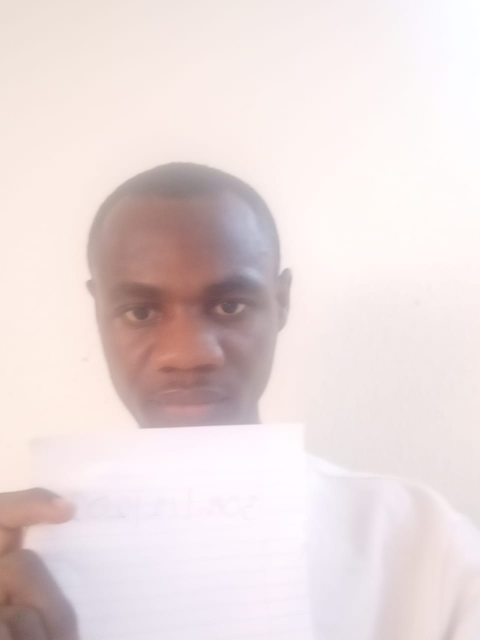
#> input picture myimg.jpeg, 960 x 1280 px (shown at 1/2 size)
$ jupyter execute --allow-errors 'numpy and Yfinance for analysis.ipynb'
#> lines starting #> are read from the running program, lines starting #| are printed output that depends on the picture
[cell 1]
import numpy as np

[cell 2]
import numpy as np
arr = np.array([1, 2, 3, 4])
print(arr)

[cell 3]
arr1 = np.array([1, 2, 3])
arr2 = np.array([4, 5, 6])
result = arr1 + arr2
print(result)

[cell 4]
matrix = np.array([[1, 2], [3, 4], [5, 6]])
print(matrix)

[cell 5]
import numpy as np

# Create a dataset
data = np.random.rand(1000, 3)

# Compute column-wise mean
column_means = data.mean(axis=0)
print("Column means:", column_means)

[cell 6]
from skimage import io
import numpy as np

# Load an image as a NumPy array
image = io.imread('myimg.jpeg')
#> image is the input picture: shape (1280, 960, 3); mean R, G, B 233.6, 220.1, 219.7

# Convert to grayscale
gray_image = np.mean(image, axis=2)
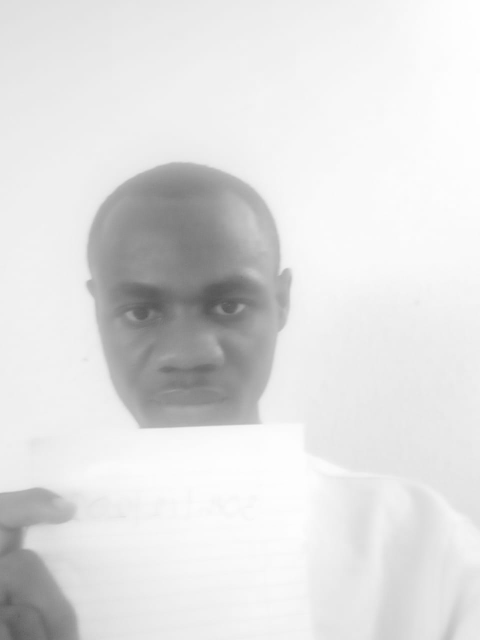
#> gray_image: shape (1280, 960) float64 (shown at 1/2 size); min 82.67, max 254.7, mean 224.5

# Display shape
print("Image shape:", gray_image.shape)
#| Image shape: (1280, 960)

[cell 7]
# Solve a system of linear equations
A = np.array([[3, 1], [1, 2]])
b = np.array([9, 8])
x = np.linalg.solve(A, b)
print("Solution:", x)

[cell 8]
from numpy.fft import fft

# Generate a signal
t = np.linspace(0, 1, 500)
signal = np.sin(2 * np.pi * 50 * t) + np.sin(2 * np.pi * 120 * t)

# Compute the Fourier Transform
freq_domain = fft(signal)
print("Frequency domain signal:", freq_domain[:10])

[cell 9]
# Monte Carlo simulation for estimating pi
num_samples = 1000000
x = np.random.rand(num_samples)
y = np.random.rand(num_samples)

# Count points inside the unit circle
inside_circle = (x**2 + y**2) <= 1
pi_estimate = (inside_circle.sum() / num_samples) * 4
print("Estimated value of pi:", pi_estimate)

[cell 10]
# Calculate daily returns
prices = np.array([100, 101, 103, 102, 104])
returns = (prices[1:] - prices[:-1]) / prices[:-1]
print("Daily returns:", returns)

[cell 11]
# Implement gradient descent
def gradient_descent(x, grad, lr=0.1, iterations=100):
#> called with x = array of shape (1,), lr = 0.1, iterations = 100
    for _ in range(iterations):
        x -= lr * grad(x)
    return x

# Gradient of x^2
grad = lambda x: 2 * x
result = gradient_descent(np.array([10.0]), grad)
print("Minimized value:", result)

[cell 12]
import numpy as np
import pandas as pd

# Create a DataFrame from a NumPy array
data = np.random.rand(100, 3)  # 100 rows, 3 columns
columns = ['Feature1', 'Feature2', 'Feature3']
df = pd.DataFrame(data, columns=columns)

# Add a new column using NumPy operations
df['Sum'] = np.sum(df, axis=1)
print(df.head())

[cell 13]
import matplotlib.pyplot as plt

# Generate data
x = np.linspace(0, 10, 100)
y = np.sin(x)

# Plot
plt.plot(x, y, label='Sine Wave')
plt.title('Sine Wave')
plt.xlabel('X')
plt.ylabel('sin(X)')
plt.legend()
plt.show()
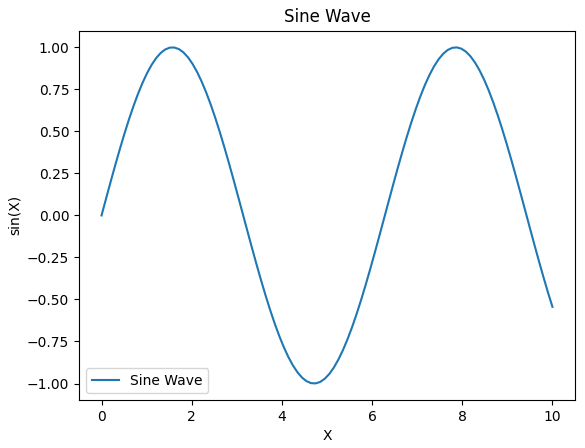
#> figure drawn by matplotlib, 1 panel; curve peaks at x = 7.88, y = 1

[cell 14]
# Aggregate data for visualization
mean_values = df.mean()

# Plot
mean_values.plot(kind='bar', color=['red', 'green', 'blue', 'orange'])
plt.title('Mean of Each Column')
plt.ylabel('Mean Value')
plt.show()
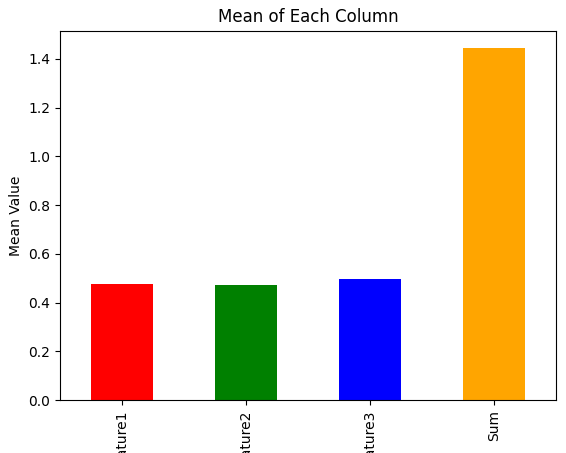
#> figure drawn by matplotlib, 1 panel; tallest bar 1.44 high, from x = 2.75 to 3.25

[cell 15]
# Generate synthetic time series data
dates = pd.date_range(start='2023-01-01', periods=100)
prices = np.cumsum(np.random.randn(100))
df = pd.DataFrame({'Date': dates, 'Price': prices})

# Plot the time series
plt.figure(figsize=(10, 5))
plt.plot(df['Date'], df['Price'], label='Stock Price', color='blue')
plt.title('Stock Price Trend')
plt.xlabel('Date')
plt.ylabel('Price')
plt.legend()
plt.grid(True)
plt.show()
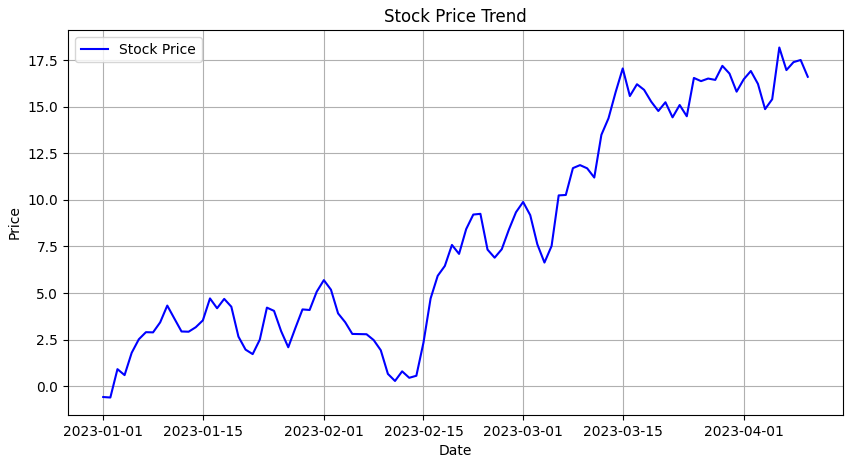
#> figure drawn by matplotlib, 1 panel; curve peaks at x = 1.68e+18, y = 18.18

[cell 16]
import seaborn as sns

# Correlation matrix
corr_matrix = df.corr()

# Heatmap
sns.heatmap(corr_matrix, annot=True, cmap='coolwarm')
plt.title('Correlation Heatmap')
plt.show()
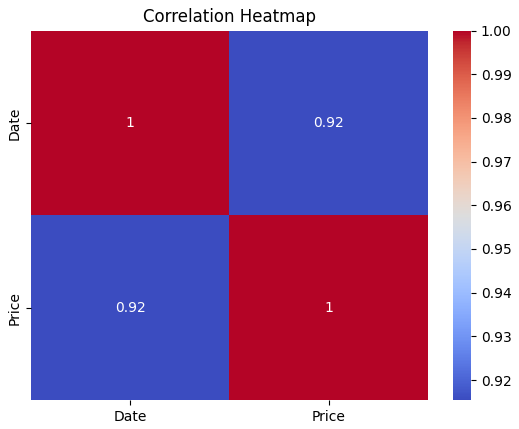
#> figure drawn by matplotlib, 2 panels

$ run again, with attrition_bar_chart.png saved as myimg.jpeg
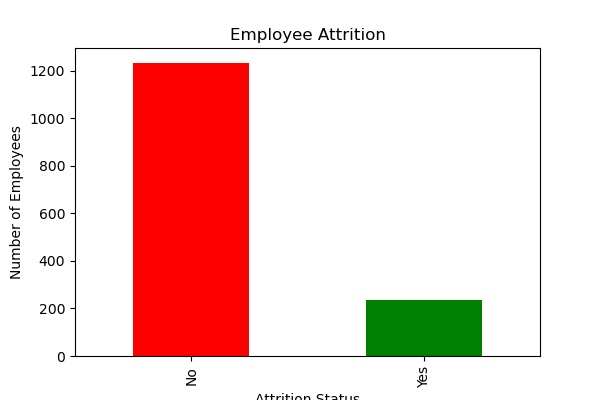
#> input picture attrition_bar_chart.png, 600 x 400 px
#> image is the input picture: shape (400, 600, 3); mean R, G, B 243.8, 211.6, 208.1
#> `gray_image = np.mean(image, axis=2)`:
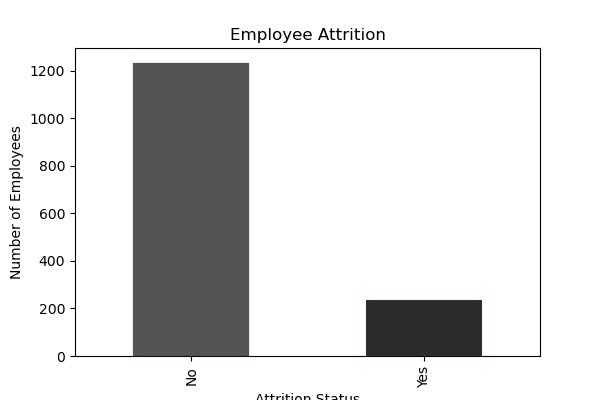
#> gray_image: shape (400, 600) float64; min 0, max 255, mean 221.2
#| Image shape: (400, 600)

$ run again, with flow_depth_vs_response_body_len.png saved as myimg.jpeg
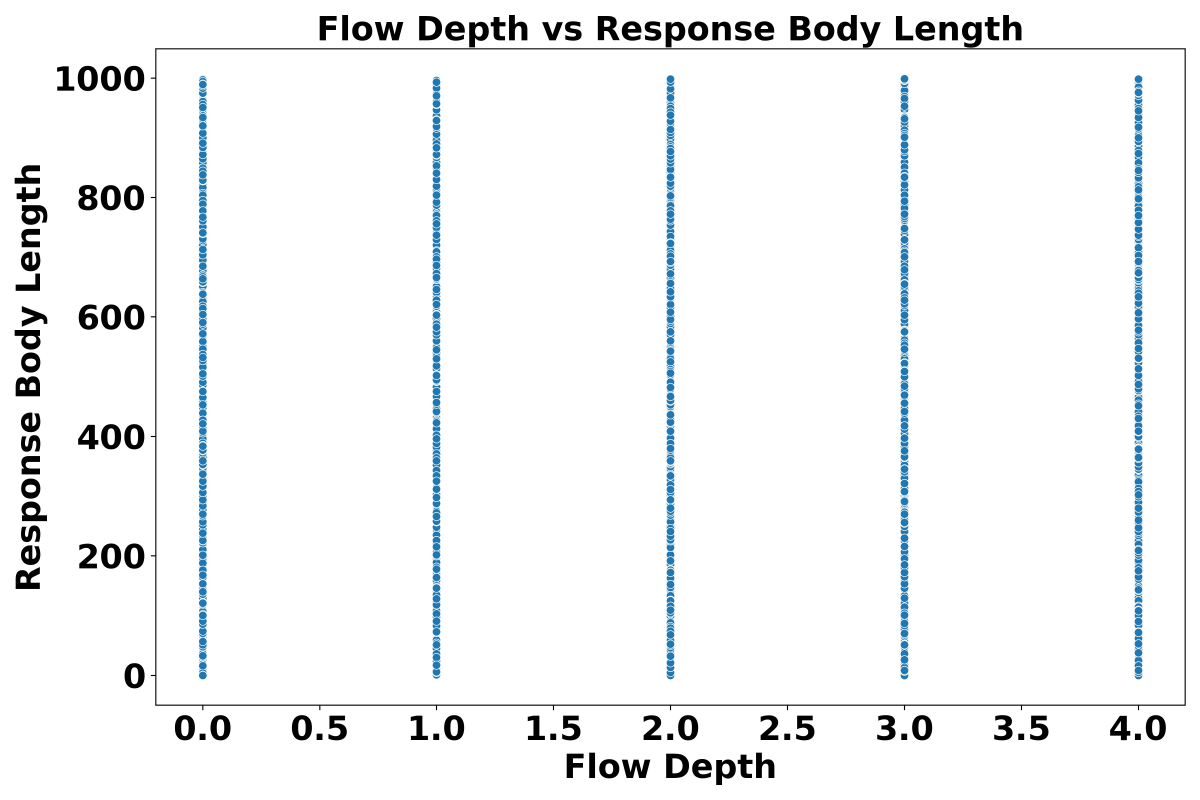
#> input picture flow_depth_vs_response_body_len.png, 3600 x 2400 px (shown at 1/3 size)
#> image is the input picture: shape (2400, 3600, 3); mean R, G, B 243.3, 244.9, 245.9
#> `gray_image = np.mean(image, axis=2)`:
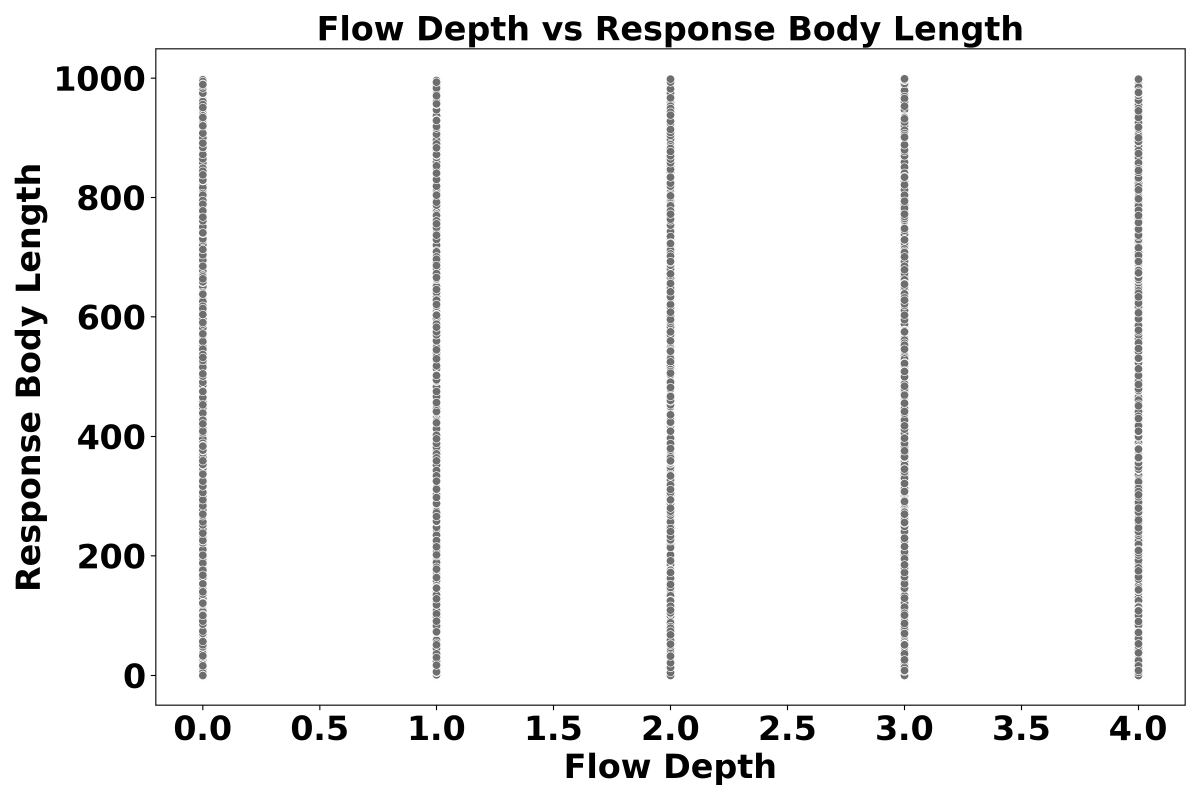
#> gray_image: shape (2400, 3600) float64 (shown at 1/3 size); min 0, max 255, mean 244.7
#| Image shape: (2400, 3600)

$ run again, with packet_loss.png saved as myimg.jpeg
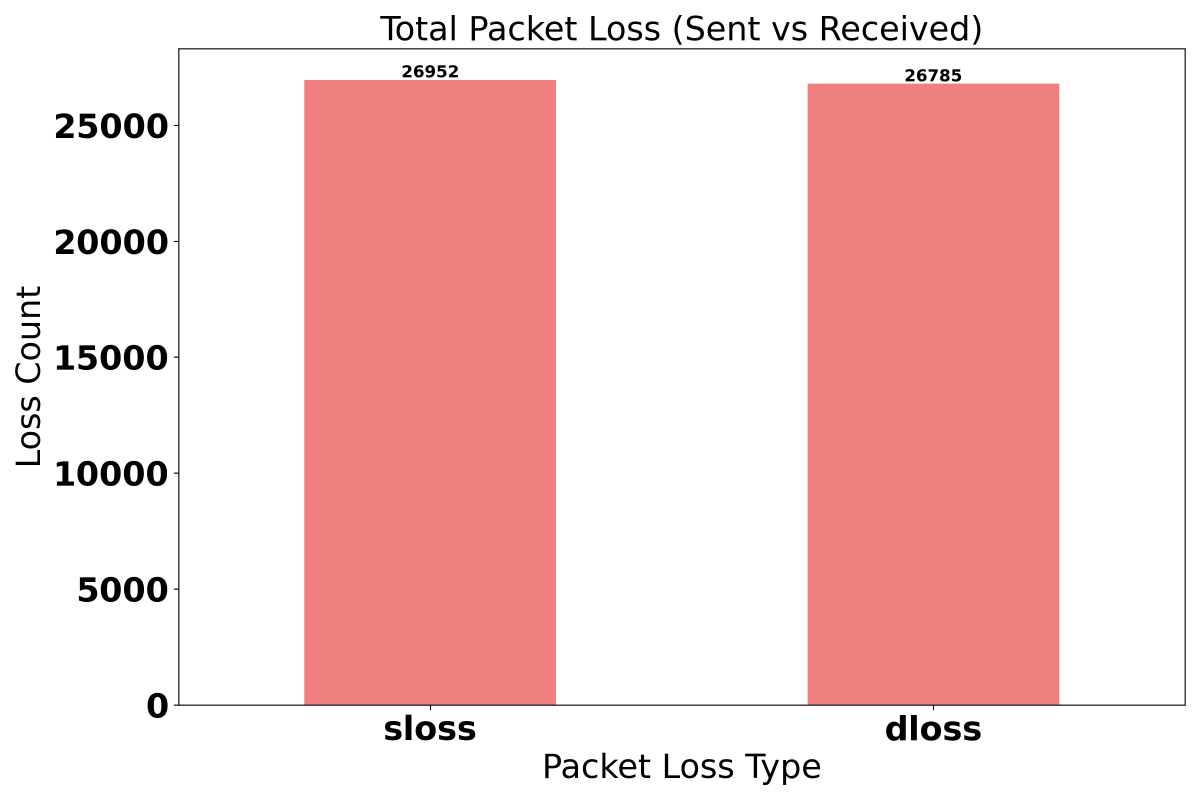
#> input picture packet_loss.png, 3600 x 2400 px (shown at 1/3 size)
#> image is the input picture: shape (2400, 3600, 3); mean R, G, B 244.5, 208, 207.7
#> `gray_image = np.mean(image, axis=2)`:
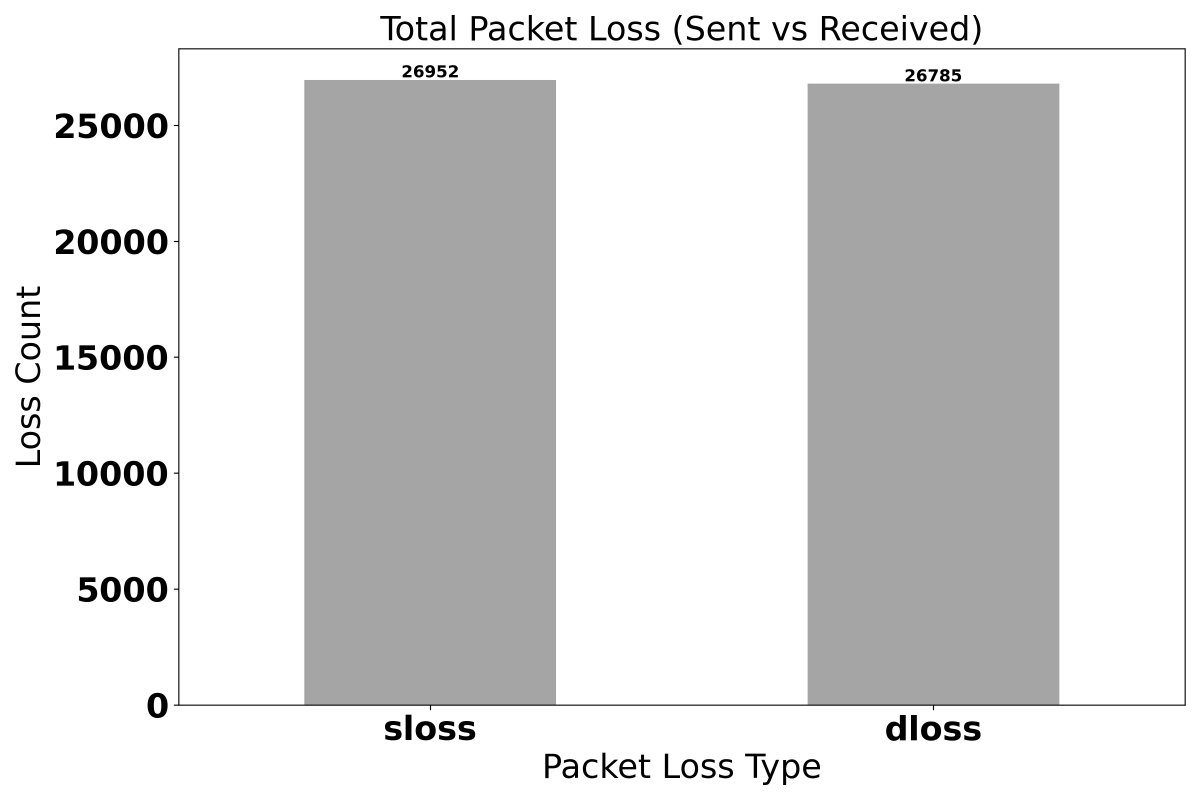
#> gray_image: shape (2400, 3600) float64 (shown at 1/3 size); min 0, max 255, mean 220.1
#| Image shape: (2400, 3600)
